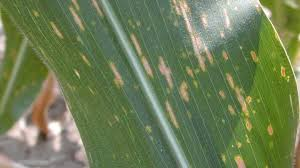
#> input picture coba/blight/blight.jpeg, 300 x 168 px; its folder holds only this picture in this run
$ python visual.py
#> lines starting #> are read from the running program, lines starting #| are printed output that depends on the picture
#> in main, image is the input picture: shape (168, 300, 3); mean B, G, R 85.2, 125.8, 109.9
from pathlib import Path

import cv2
import numpy as np

try:
	import matplotlib.pyplot as plt
	import seaborn as sns
except Exception:
	plt = None
	sns = None


def visualize_cielab_conversion(image_bgr: np.ndarray, image_path: str | None = None) -> None:
	"""Visualisasi perbandingan BGR original vs CIELAB channels."""
#> called with image_path = 'coba/blight/blight.jpeg'
	if plt is None:
		print("Matplotlib not available for visualization")
		return

	lab = cv2.cvtColor(image_bgr, cv2.COLOR_BGR2LAB)
#> lab: shape (168, 300, 3); mean of channels 0, 1, 2 128.7, 114.9, 148.2
	l_chan, a_chan, b_chan = cv2.split(lab)
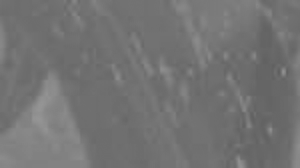
#> a_chan: shape (168, 300); min 95, max 149, mean 114.9
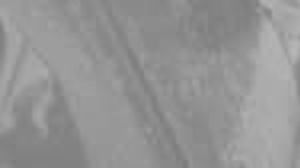
#> b_chan: shape (168, 300); min 124, max 183, mean 148.2

	# Konversi BGR ke RGB untuk tampilan
	image_rgb = cv2.cvtColor(image_bgr, cv2.COLOR_BGR2RGB)

	fig, axes = plt.subplots(2, 2, figsize=(12, 10))

	# Original (RGB)
	axes[0, 0].imshow(image_rgb)
	axes[0, 0].set_title("Original (RGB)", fontsize=12, fontweight="bold")
	axes[0, 0].axis("off")

	# L Channel
	axes[0, 1].imshow(l_chan, cmap="gray")
	axes[0, 1].set_title(f"L Channel (Lightness)\nMean: {np.mean(l_chan):.2f}, Std: {np.std(l_chan):.2f}", fontsize=12, fontweight="bold")
	axes[0, 1].axis("off")

	# a Channel
	axes[1, 0].imshow(a_chan, cmap="RdYlGn_r")
	axes[1, 0].set_title(f"a Channel (Green-Red)\nMean: {np.mean(a_chan):.2f}, Std: {np.std(a_chan):.2f}", fontsize=12, fontweight="bold")
	axes[1, 0].axis("off")

	# b Channel
	axes[1, 1].imshow(b_chan, cmap="YlGnBu_r")
	axes[1, 1].set_title(f"b Channel (Blue-Yellow)\nMean: {np.mean(b_chan):.2f}, Std: {np.std(b_chan):.2f}", fontsize=12, fontweight="bold")
	axes[1, 1].axis("off")

	fig.tight_layout()

	# Simpan dengan nama dari image path jika ada
	if image_path:
		output_name = Path(image_path).stem + "_cielab_conversion.png"
	else:
		output_name = "cielab_conversion_sample.png"

	output_path = Path(__file__).resolve().parent / output_name
	fig.savefig(output_path, dpi=150, bbox_inches="tight")
	print(f"Visualisasi CIELAB disimpan: {output_path}")
	plt.close(fig)


def visualize_cielab_features(image_bgr: np.ndarray, hist_bins: int = 16, image_path: str | None = None) -> None:
	"""Visualisasi semua fitur CIELAB yang diekstrak (mean, std, histogram)."""
#> called with hist_bins = 16, image_path = 'coba/blight/blight.jpeg'
	if plt is None:
		print("Matplotlib not available for visualization")
		return

	lab = cv2.cvtColor(image_bgr, cv2.COLOR_BGR2LAB)
	l_chan, a_chan, b_chan = cv2.split(lab)
	channels = {"L": l_chan, "a": a_chan, "b": b_chan}
	channel_colors = {"L": "gray", "a": "#FF6B6B", "b": "#4ECDC4"}

	fig = plt.figure(figsize=(15, 10))
	gs = fig.add_gridspec(3, 3, hspace=0.35, wspace=0.3)

	for row, (ch_name, ch_data) in enumerate(channels.items()):
		mean_val = np.mean(ch_data)
		std_val = np.std(ch_data)

		# Kolom 1: Channel visualization
		ax1 = fig.add_subplot(gs[row, 0])
		im = ax1.imshow(ch_data, cmap="gray" if ch_name == "L" else "viridis")
		ax1.set_title(f"{ch_name} Channel\nMean: {mean_val:.2f}, Std: {std_val:.2f}",
					 fontsize=11, fontweight="bold")
		ax1.axis("off")
		plt.colorbar(im, ax=ax1, fraction=0.046, pad=0.04)

		# Kolom 2: Histogram
		ax2 = fig.add_subplot(gs[row, 1])
		hist = cv2.calcHist([ch_data], [0], None, [hist_bins], [0, 256])
		hist = hist.flatten()
		ax2.bar(range(hist_bins), hist, color=channel_colors[ch_name], alpha=0.7, edgecolor="black")
		ax2.set_title(f"{ch_name} Channel Histogram ({hist_bins} bins)", fontsize=11, fontweight="bold")
		ax2.set_xlabel("Bin")
		ax2.set_ylabel("Frequency")
		ax2.grid(axis="y", alpha=0.3)

		# Kolom 3: Statistik detail
		ax3 = fig.add_subplot(gs[row, 2])
		ax3.axis("off")

		# Hitung statistik lengkap
		min_val = np.min(ch_data)
		max_val = np.max(ch_data)
		median_val = np.median(ch_data)
		q25_val = np.percentile(ch_data, 25)
		q75_val = np.percentile(ch_data, 75)

		stats_text = f"""
		{ch_name} Channel Statistics:

		Mean:     {mean_val:.4f}
		Std Dev:  {std_val:.4f}
		Min:      {min_val:.4f}
		Max:      {max_val:.4f}
		Median:   {median_val:.4f}
		Q25:      {q25_val:.4f}
		Q75:      {q75_val:.4f}
		IQR:      {q75_val - q25_val:.4f}
		"""

		ax3.text(0.1, 0.5, stats_text, fontsize=10, family="monospace",
				verticalalignment="center", bbox=dict(boxstyle="round", facecolor="wheat", alpha=0.5))
#> this loop made 3 passes
#> (ch_name, mean_val, std_val, min_val, max_val, median_val, q25_val, q75_val) on passes 1 to 3: ('L', 128.7, 28.85, 49, 255, 118, 110, 138), ('a', 114.9, 8.45, 95, 149, 113, 110, 118), ('b', 148.2, 12.05, 124, 183, 147, 139, 156)

	fig.suptitle("CIELAB Features Extraction - Complete Visualization", fontsize=14, fontweight="bold", y=0.995)

	# Simpan
	if image_path:
		output_name = Path(image_path).stem + "_cielab_features.png"
	else:
		output_name = "cielab_features_sample.png"

	output_path = Path(__file__).resolve().parent / output_name
	fig.savefig(output_path, dpi=150, bbox_inches="tight")
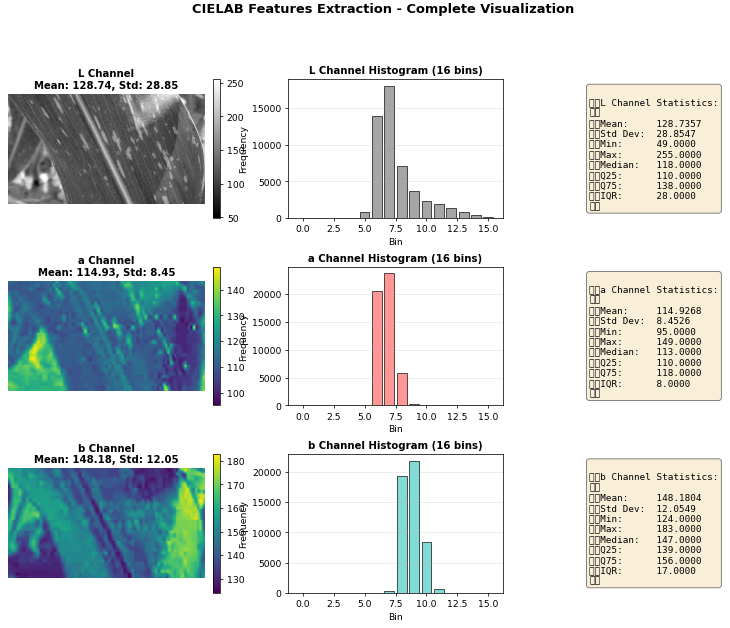
#> figure drawn by matplotlib, 9 panels; panel 3: tallest bar 18002 high, from x = 6.6 to 7.4; panel 6: tallest bar 23734 high, from x = 6.6 to 7.4; panel 9: tallest bar 21905 high, from x = 8.6 to 9.4
	print(f"Visualisasi fitur CIELAB disimpan: {output_path}")
	plt.close(fig)


def visualize_histogram_comparison(image_bgr: np.ndarray, hist_bins: int = 16, image_path: str | None = None) -> None:
	"""Visualisasi histogram perbandingan RGB vs CIELAB dengan detail."""
#> called with hist_bins = 16, image_path = 'coba/blight/blight.jpeg'
	if plt is None:
		print("Matplotlib not available for visualization")
		return

	# RGB histogram
	image_rgb = cv2.cvtColor(image_bgr, cv2.COLOR_BGR2RGB)
	b_hist = cv2.calcHist([image_bgr], [0], None, [hist_bins], [0, 256])
#> b_hist = [53, 2160, 4591, 8802, 12288, 8676, 3641, 2670, 2222, 1547, 1225, 1098, 840, 344, 162, 81]
	g_hist = cv2.calcHist([image_bgr], [1], None, [hist_bins], [0, 256])
#> g_hist = [0, 0, 5, 24, 29, 1185, 16690, 16640, 6523, 3400, 2120, 1484, 1195, 673, 261, 171]
	r_hist = cv2.calcHist([image_bgr], [2], None, [hist_bins], [0, 256])
#> r_hist = [0, 0, 1, 150, 5777, 19948, 8141, 4185, 3671, 2457, 2048, 1603, 972, 727, 465, 255]

	# CIELAB histogram
	lab = cv2.cvtColor(image_bgr, cv2.COLOR_BGR2LAB)
	l_chan, a_chan, b_chan = cv2.split(lab)
	l_hist = cv2.calcHist([l_chan], [0], None, [hist_bins], [0, 256])
#> l_hist = [0, 0, 0, 15, 24, 774, 13874, 18002, 7042, 3714, 2335, 1856, 1368, 816, 397, 183]
	a_hist = cv2.calcHist([a_chan], [0], None, [hist_bins], [0, 256])
#> a_hist = [0, 0, 0, 0, 0, 2, 20553, 23734, 5874, 237, 0, 0, 0, 0, 0, 0]
	b_hist_lab = cv2.calcHist([b_chan], [0], None, [hist_bins], [0, 256])
#> b_hist_lab = [0, 0, 0, 0, 0, 0, 0, 218, 19340, 21905, 8408, 529, 0, 0, 0, 0]

	# Normalisasi histogram
	b_hist = cv2.normalize(b_hist, b_hist).flatten()
#> b_hist = [0.00279, 0.114, 0.242, 0.463, 0.647, 0.457, 0.192, 0.141, 0.117, 0.0814, 0.0645, 0.0578, 0.0442, 0.0181, 0.00853, 0.00426]
	g_hist = cv2.normalize(g_hist, g_hist).flatten()
#> g_hist = [0, 0, 0.000201, 0.000964, 0.00117, 0.0476, 0.67, 0.668, 0.262, 0.137, 0.0852, 0.0596, 0.048, 0.027, 0.0105, 0.00687]
	r_hist = cv2.normalize(r_hist, r_hist).flatten()
#> r_hist = [0, 0, 4.29e-05, 0.00644, 0.248, 0.856, 0.349, 0.18, 0.158, 0.105, 0.0879, 0.0688, 0.0417, 0.0312, 0.02, 0.0109]
	l_hist = cv2.normalize(l_hist, l_hist).flatten()
#> l_hist = [0, 0, 0, 0.000616, 0.000986, 0.0318, 0.57, 0.74, 0.289, 0.153, 0.096, 0.0763, 0.0562, 0.0335, 0.0163, 0.00752]
	a_hist = cv2.normalize(a_hist, a_hist).flatten()
#> a_hist = [0, 0, 0, 0, 0, 6.26e-05, 0.643, 0.743, 0.184, 0.00742, 0, 0, 0, 0, 0, 0]
	b_hist_lab = cv2.normalize(b_hist_lab, b_hist_lab).flatten()
#> b_hist_lab = [0, 0, 0, 0, 0, 0, 0, 0.00717, 0.636, 0.72, 0.276, 0.0174, 0, 0, 0, 0]

	fig = plt.figure(figsize=(16, 10))
	gs = fig.add_gridspec(2, 4, hspace=0.35, wspace=0.3)

	# RGB histograms
	ax_rgb = fig.add_subplot(gs[0, 0])
	ax_rgb.imshow(image_rgb)
	ax_rgb.set_title("Original Image (RGB)", fontsize=12, fontweight="bold")
	ax_rgb.axis("off")

	ax_b = fig.add_subplot(gs[0, 1])
	ax_b.plot(b_hist, color='blue', linewidth=2)
	ax_b.fill_between(range(len(b_hist)), b_hist, alpha=0.3, color='blue')
	ax_b.set_title("Blue Channel Histogram", fontsize=12, fontweight="bold")
	ax_b.set_xlim([0, hist_bins])
	ax_b.grid(axis="y", alpha=0.3)

	ax_g = fig.add_subplot(gs[0, 2])
	ax_g.plot(g_hist, color='green', linewidth=2)
	ax_g.fill_between(range(len(g_hist)), g_hist, alpha=0.3, color='green')
	ax_g.set_title("Green Channel Histogram", fontsize=12, fontweight="bold")
	ax_g.set_xlim([0, hist_bins])
	ax_g.grid(axis="y", alpha=0.3)

	ax_r = fig.add_subplot(gs[0, 3])
	ax_r.plot(r_hist, color='red', linewidth=2)
	ax_r.fill_between(range(len(r_hist)), r_hist, alpha=0.3, color='red')
	ax_r.set_title("Red Channel Histogram", fontsize=12, fontweight="bold")
	ax_r.set_xlim([0, hist_bins])
	ax_r.grid(axis="y", alpha=0.3)

	# CIELAB histograms
	lab_rgb = cv2.cvtColor(lab, cv2.COLOR_LAB2RGB)
	ax_lab = fig.add_subplot(gs[1, 0])
	ax_lab.imshow(lab_rgb)
	ax_lab.set_title("Image in CIELAB Space", fontsize=12, fontweight="bold")
	ax_lab.axis("off")

	ax_l = fig.add_subplot(gs[1, 1])
	ax_l.plot(l_hist, color='gray', linewidth=2)
	ax_l.fill_between(range(len(l_hist)), l_hist, alpha=0.3, color='gray')
	ax_l.set_title("L Channel Histogram (Lightness)", fontsize=12, fontweight="bold")
	ax_l.set_xlim([0, hist_bins])
	ax_l.grid(axis="y", alpha=0.3)

	ax_a = fig.add_subplot(gs[1, 2])
	ax_a.plot(a_hist, color='#FF6B6B', linewidth=2)
	ax_a.fill_between(range(len(a_hist)), a_hist, alpha=0.3, color='#FF6B6B')
	ax_a.set_title("a Channel Histogram (Green-Red)", fontsize=12, fontweight="bold")
	ax_a.set_xlim([0, hist_bins])
	ax_a.grid(axis="y", alpha=0.3)

	ax_b_lab = fig.add_subplot(gs[1, 3])
	ax_b_lab.plot(b_hist_lab, color='#4ECDC4', linewidth=2)
	ax_b_lab.fill_between(range(len(b_hist_lab)), b_hist_lab, alpha=0.3, color='#4ECDC4')
	ax_b_lab.set_title("b Channel Histogram (Blue-Yellow)", fontsize=12, fontweight="bold")
	ax_b_lab.set_xlim([0, hist_bins])
	ax_b_lab.grid(axis="y", alpha=0.3)

	fig.suptitle("Histogram Comparison: RGB vs CIELAB", fontsize=14, fontweight="bold", y=0.995)

	# Simpan
	if image_path:
		output_name = Path(image_path).stem + "_histogram_comparison.png"
	else:
		output_name = "histogram_comparison_sample.png"

	output_path = Path(__file__).resolve().parent / output_name
	fig.savefig(output_path, dpi=150, bbox_inches="tight")
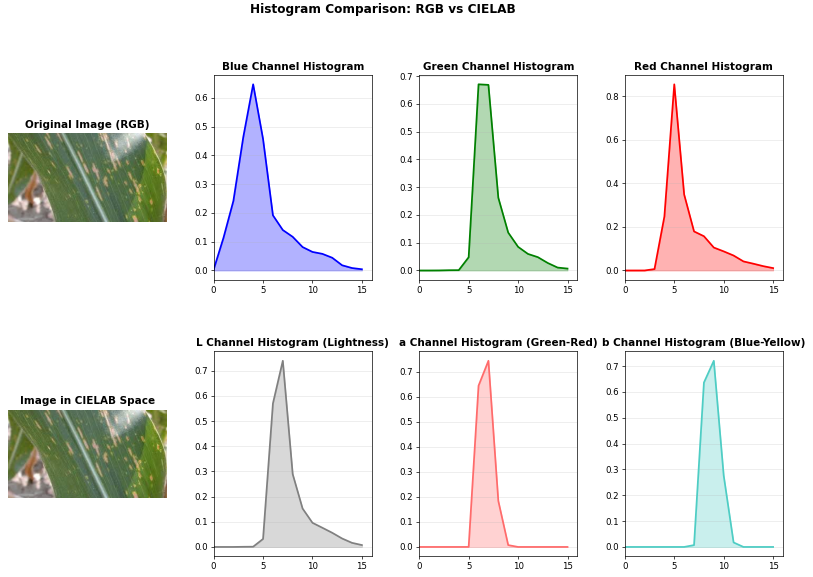
#> figure drawn by matplotlib, 8 panels; panel 2: curve peaks at x = 4, y = 0.647; panel 3: curve peaks at x = 6, y = 0.67; panel 4: curve peaks at x = 5, y = 0.856; panel 6: curve peaks at x = 7, y = 0.74
	print(f"Visualisasi histogram disimpan: {output_path}")
	plt.close(fig)


def visualize_hsv_features(image_bgr: np.ndarray, hist_bins: int = 16, image_path: str | None = None) -> None:
	"""Visualisasi fitur HSV (Hue, Saturation, Value) dengan histogram dan statistik."""
#> called with hist_bins = 16, image_path = 'coba/blight/blight.jpeg'
	if plt is None:
		print("Matplotlib not available for visualization")
		return

	hsv = cv2.cvtColor(image_bgr, cv2.COLOR_BGR2HSV)
#> hsv: shape (168, 300, 3); mean H, S, V 44, 91.8, 128.1
	h_chan, s_chan, v_chan = cv2.split(hsv)
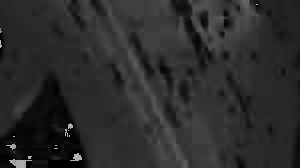
#> h_chan: shape (168, 300); min 0, max 179, mean 44
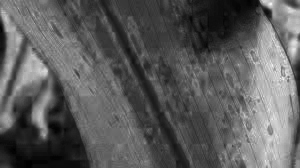
#> s_chan: shape (168, 300); min 0, max 244, mean 91.8
	channels = {"H": h_chan, "S": s_chan, "V": v_chan}
	channel_colors = {"H": "#FF9500", "S": "#FF6B6B", "V": "#4ECDC4"}

	fig = plt.figure(figsize=(15, 10))
	gs = fig.add_gridspec(3, 3, hspace=0.35, wspace=0.3)

	for row, (ch_name, ch_data) in enumerate(channels.items()):
		mean_val = np.mean(ch_data)
		std_val = np.std(ch_data)

		# Kolom 1: Channel visualization
		ax1 = fig.add_subplot(gs[row, 0])
		im = ax1.imshow(ch_data, cmap="hsv" if ch_name == "H" else "gray")
		ch_desc = "Hue (Color)" if ch_name == "H" else "Saturation (Purity)" if ch_name == "S" else "Value (Brightness)"
		ax1.set_title(f"{ch_name} Channel ({ch_desc})\nMean: {mean_val:.2f}, Std: {std_val:.2f}",
					 fontsize=11, fontweight="bold")
		ax1.axis("off")
		plt.colorbar(im, ax=ax1, fraction=0.046, pad=0.04)

		# Kolom 2: Histogram
		ax2 = fig.add_subplot(gs[row, 1])
		hist = cv2.calcHist([ch_data], [0], None, [hist_bins],
							[0, 180] if ch_name == "H" else [0, 256])
		hist = hist.flatten()
		ax2.bar(range(hist_bins), hist, color=channel_colors[ch_name], alpha=0.7, edgecolor="black")
		ax2.set_title(f"{ch_name} Channel Histogram ({hist_bins} bins)", fontsize=11, fontweight="bold")
		ax2.set_xlabel("Bin")
		ax2.set_ylabel("Frequency")
		ax2.grid(axis="y", alpha=0.3)

		# Kolom 3: Statistik detail
		ax3 = fig.add_subplot(gs[row, 2])
		ax3.axis("off")

		# Hitung statistik lengkap
		min_val = np.min(ch_data)
		max_val = np.max(ch_data)
		median_val = np.median(ch_data)
		q25_val = np.percentile(ch_data, 25)
		q75_val = np.percentile(ch_data, 75)

		stats_text = f"""
		{ch_name} Channel Statistics:

		Mean:     {mean_val:.4f}
		Std Dev:  {std_val:.4f}
		Min:      {min_val:.4f}
		Max:      {max_val:.4f}
		Median:   {median_val:.4f}
		Q25:      {q25_val:.4f}
		Q75:      {q75_val:.4f}
		IQR:      {q75_val - q25_val:.4f}
		"""

		ax3.text(0.1, 0.5, stats_text, fontsize=10, family="monospace",
				verticalalignment="center", bbox=dict(boxstyle="round", facecolor="wheat", alpha=0.5))
#> this loop made 3 passes
#> (ch_name, mean_val, std_val, ch_desc, min_val, max_val, median_val, q25_val) on passes 1 to 3: ('H', 44, 18.97, 'Hue (Color)', 0, 179, 43, 37), ('S', 91.78, 48.22, 'Saturation (Purity)', 0, 244, 88, 57), ('V', 128.1, 30, 'Value (Brightness)', 62, 255, 117, 109)

	fig.suptitle("HSV Features Extraction - Complete Visualization", fontsize=14, fontweight="bold", y=0.995)

	# Simpan
	if image_path:
		output_name = Path(image_path).stem + "_hsv_features.png"
	else:
		output_name = "hsv_features_sample.png"

	output_path = Path(__file__).resolve().parent / output_name
	fig.savefig(output_path, dpi=150, bbox_inches="tight")
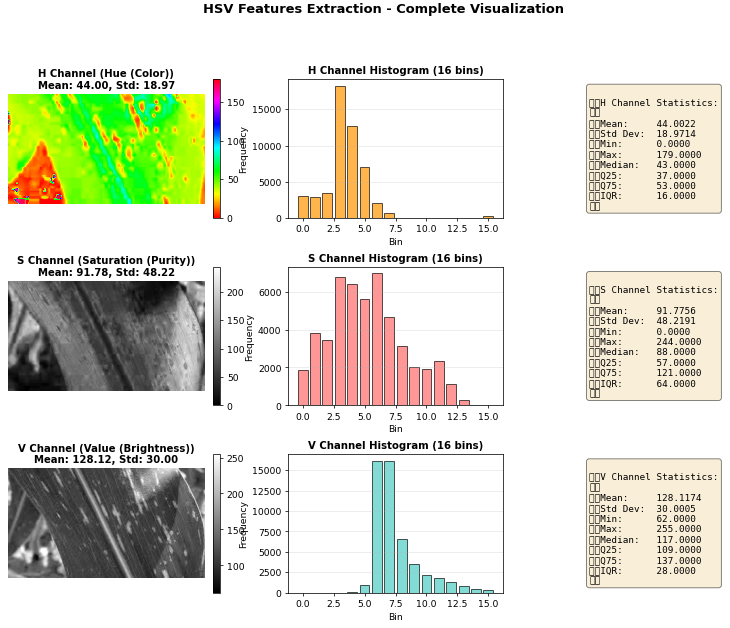
#> figure drawn by matplotlib, 9 panels; panel 3: tallest bar 18223 high, from x = 2.6 to 3.4; panel 6: tallest bar 6974 high, from x = 5.6 to 6.4; panel 9: tallest bar 16167 high, from x = 6.6 to 7.4
	print(f"Visualisasi fitur HSV disimpan: {output_path}")
	plt.close(fig)


def main(data_folder: str = "coba"):
	"""Test visualisasi dengan sample image dari data folder.

	Args:
		data_folder: Nama folder data. Default: "coba", fallback: "data"
	"""
	base_dir = Path(__file__).resolve().parent
	data_dir = base_dir / data_folder

	# Fallback ke folder "data" jika folder utama tidak ada
	if not data_dir.exists():
		data_dir = base_dir / "data"

	if not data_dir.exists():
		print(f"❌ Data folder tidak ditemukan: {base_dir / data_folder}")
		print("\nBuat folder structure seperti ini:")
		print(f"""
{data_folder}/ atau data/
  ├── blight/
  │   ├── image1.jpg
  │   └── ...
  ├── common_rust/
  │   ├── image1.jpg
  │   └── ...
  ├── gray_leaf/
  │   ├── image1.jpg
  │   └── ...
  └── healthy/
      ├── image1.jpg
      └── ...
		""")
		return
		return

	# Cari gambar pertama dari setiap kelas
	class_dirs = sorted([p for p in data_dir.iterdir() if p.is_dir()])

	print(f"✅ Data folder ditemukan: {data_dir}")
	print(f"📁 Ditemukan {len(class_dirs)} kelas: {[d.name for d in class_dirs]}\n")

	visualized_count = 0

	for class_dir in class_dirs:
		label = class_dir.name
		image_paths = sorted(
			p for p in class_dir.iterdir()
			if p.suffix.lower() in {".jpg", ".jpeg", ".png", ".bmp"}
		)

		if not image_paths:
			print(f"⚠️  Kelas '{label}' tidak memiliki gambar")
			continue

		# Baca gambar pertama
		image_path = image_paths[0]
		image = cv2.imread(str(image_path))

		if image is None:
			print(f"❌ Gagal membaca: {image_path}")
			continue

		print(f"🔍 Memproses kelas: {label}")
		print(f"   Gambar: {image_path.name}")

		# Jalankan visualisasi
		try:
			visualize_cielab_conversion(image, str(image_path))
			visualize_cielab_features(image, hist_bins=16, image_path=str(image_path))
			visualize_histogram_comparison(image, hist_bins=16, image_path=str(image_path))
			visualize_hsv_features(image, hist_bins=16, image_path=str(image_path))
			visualized_count += 1
			print(f"   ✅ Visualisasi berhasil\n")
		except Exception as e:
			print(f"   ❌ Error: {e}\n")
#> pass 2 of the loop in main, `for class_dir in class_dirs:`:
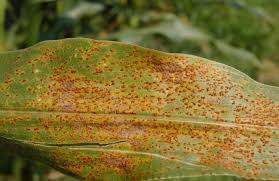
#> input picture coba/common_rust/common rust.jpeg, 279 x 181 px
#> in main, image is the input picture: shape (181, 279, 3); mean B, G, R 47.4, 110.3, 127.3
#> lab: shape (181, 279, 3); mean of channels 0, 1, 2 119.2, 126.7, 164.1
#> l_chan: shape (181, 279)
#> a_chan: shape (181, 279)
#> b_chan: shape (181, 279)
#> image_rgb: shape (181, 279, 3)
#> the loop in visualize_cielab_features (call 2), `for row, (ch_name, ch_data) in enumerate(channels.items()):` made 3 passes
#> (ch_name, mean_val, std_val, min_val, max_val, median_val, q25_val, q75_val) on passes 1 to 3: ('L', 119.2, 38.87, 3, 216, 123, 96, 148), ('a', 126.7, 10.83, 104, 160, 125, 118, 136), ('b', 164.1, 10.68, 123, 189, 166, 157, 172)
#> lab_rgb: shape (181, 279, 3)
#> hsv: shape (181, 279, 3); mean H, S, V 26.7, 166.5, 130.8
#> h_chan: shape (181, 279)
#> s_chan: shape (181, 279)
#> in visualize_hsv_features (call 2), `h_chan, s_chan, v_chan = cv2.split(hsv)`:
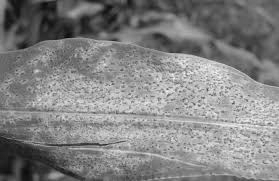
#> v_chan: shape (181, 279); min 6, max 245, mean 130.8
#> the loop in visualize_hsv_features (call 2), `for row, (ch_name, ch_data) in enumerate(channels.items()):` made 3 passes
#> (ch_name, mean_val, std_val, ch_desc, min_val, max_val, median_val, q25_val) on passes 1 to 3: ('H', 26.67, 8.63, 'Hue (Color)', 6, 126, 25, 19), ('S', 166.5, 43.48, 'Saturation (Purity)', 20, 255, 169, 138), ('V', 130.8, 46.56, 'Value (Brightness)', 6, 245, 134, 99)
#> in visualize_hsv_features (call 2), `fig.savefig(output_path, dpi=150, bbox_inches="tight")`:
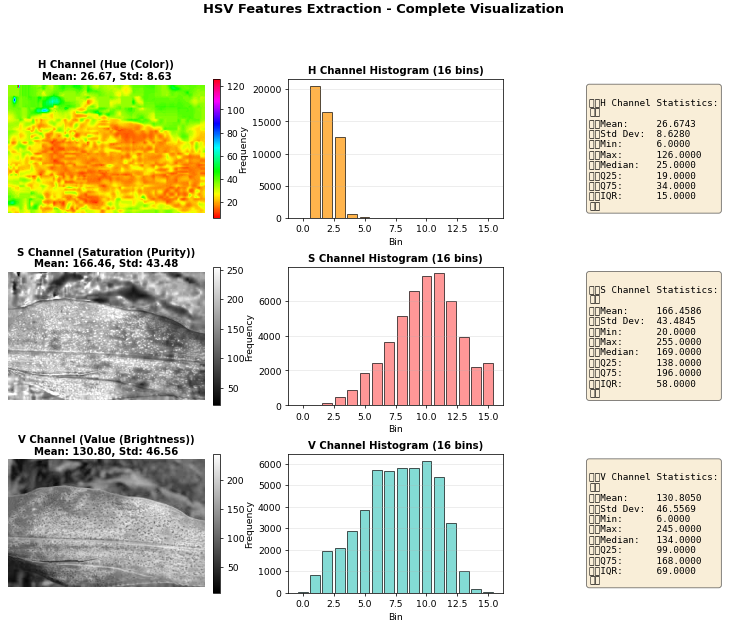
#> figure drawn by matplotlib, 9 panels; panel 3: tallest bar 20515 high, from x = 0.6 to 1.4; panel 6: tallest bar 7567 high, from x = 10.6 to 11.4; panel 9: tallest bar 6148 high, from x = 9.6 to 10.4

	print(f"\n{'='*50}")
	print(f"✅ Selesai! {visualized_count} kelas divisualisasikan")
	print(f"{'='*50}")


if __name__ == "__main__":
	import sys
	# Gunakan argument pertama sebagai nama folder, atau default "coba"
	folder = sys.argv[1] if len(sys.argv) > 1 else "coba"
	main(data_folder=folder)
